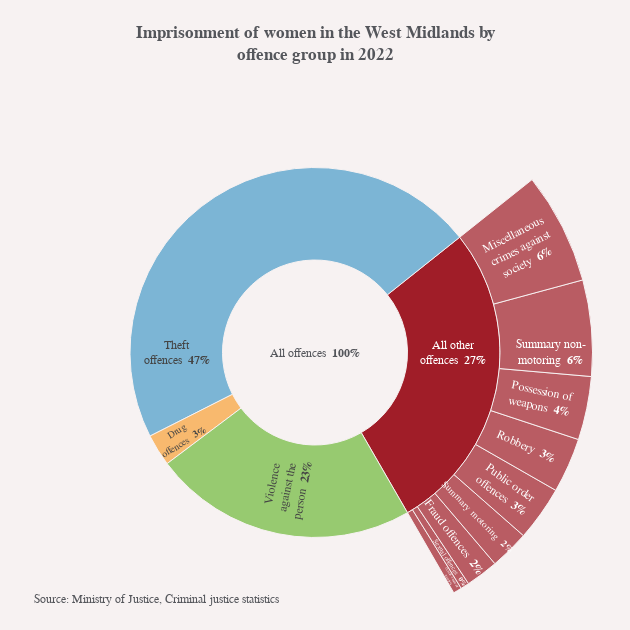

Write notebook code for a chart like this one.
### Code cell
west_mids.fig.show()

### Figure 1 — Plotly figure (JSON) as saved in the notebook; plotly's stock layout.template omitted (floating-point values rounded to 4 significant figures)
{"data": [{"branchvalues": "total", "domain": {"column": 0, "row": 0}, "hoverinfo": "label+percent parent", "hovertemplate": "<b>%{label}</b><br>%{percentParent: .0%} of %{parent}<extra></extra>", "insidetextorientation": "radial", "labels": ["Not known", "Criminal damage and<br>arson", "Sexual offences", "Fraud offences", "Summary motoring", "Public order<br>offences", "Robbery", "Possession of<br>weapons", "Summary non-<br>motoring", "Miscellaneous<br>crimes against<br>society", "All other<br>offences", "Theft<br>offences", "Drug<br>offences", "Violence<br>against the<br>person"], "parents": ["All other<br>offences", "All other<br>offences", "All other<br>offences", "All other<br>offences", "All other<br>offences", "All other<br>offences", "All other<br>offences", "All other<br>offences", "All other<br>offences", "All other<br>offences", "All offences", "All offences", "All offences", "All offences"], "rotation": -60, "sort": false, "texttemplate": "%{label} <b>%{percentRoot: .0%}</b>", "type": "sunburst", "values": [0, 0.005, 0.005, 0.019, 0.023, 0.032, 0.032, 0.037, 0.056, 0.065, 0.274, 0.468, 0.028, 0.231]}], "layout": {"annotations": [{"font": {"size": 12}, "showarrow": false, "text": "Source: Ministry of Justice, Criminal justice statistics", "x": 0.05, "xanchor": "left", "xref": "paper", "y": 0.07, "yanchor": "top", "yref": "paper"}], "height": 630, "margin": {"b": 0, "l": 0, "r": 0, "t": 75}, "title": {"text": "<b>Imprisonment of women in the West Midlands by<br>offence group in 2022</b>", "y": 0.94, "yanchor": "bottom"}, "width": 630}}
